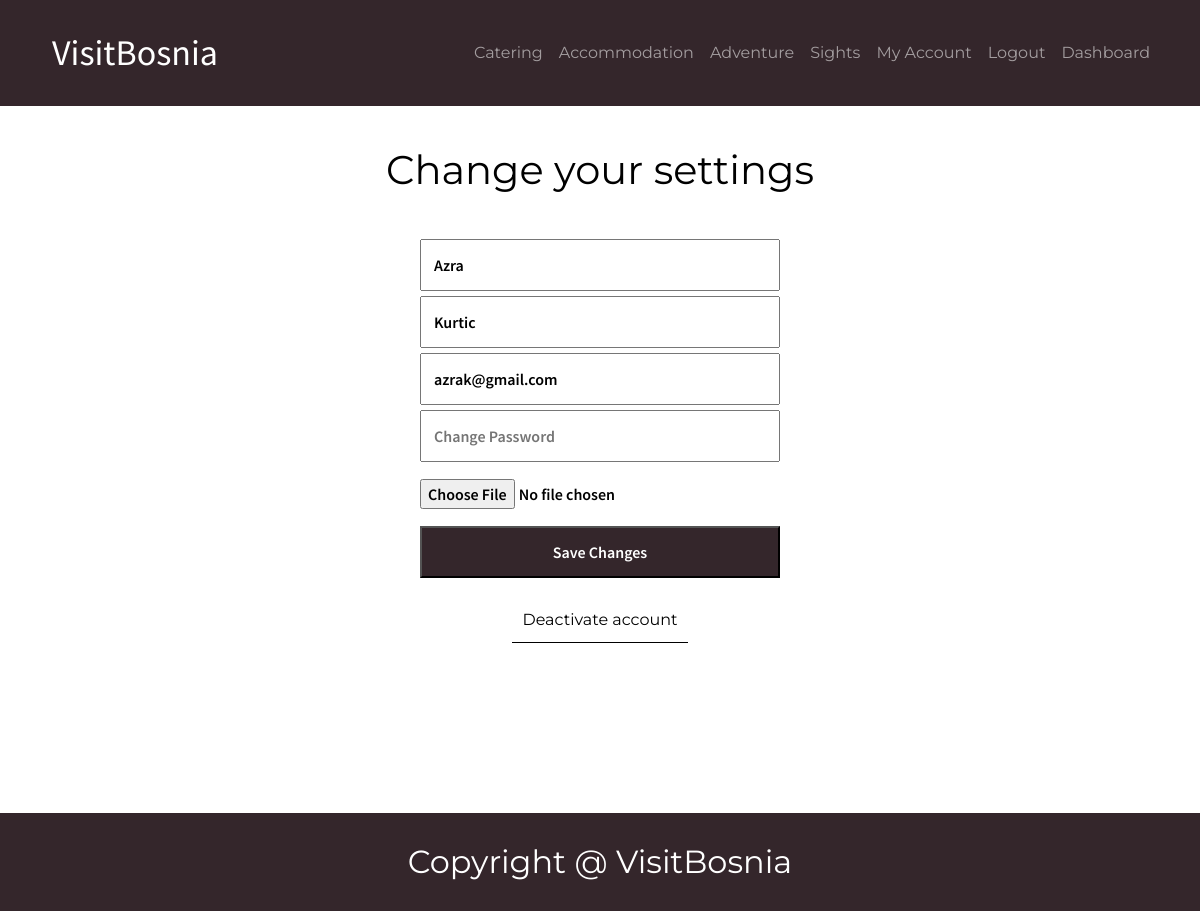
Screenshot of /AccountSettings/accountSettings.php (signed in) with the database file from the repository.
### tables this page shows
CREATE TABLE `type` (
  `tid` int(11) NOT NULL,
  `name` varchar(255) NOT NULL,
  `supertype` int(11) DEFAULT NULL,
  `picture` varchar(255) DEFAULT NULL
);

CREATE TABLE `user` (
  `uid` int(11) NOT NULL,
  `name` varchar(100) NOT NULL,
  `surname` varchar(100) NOT NULL,
  `email` varchar(255) NOT NULL,
  `phone` varchar(20) DEFAULT NULL,
  `dob` date NOT NULL,
  `image` varchar(255) DEFAULT NULL,
  `gender` varchar(6) DEFAULT NULL,
  `username` varchar(30) NOT NULL,
  `active` bit(1) NOT NULL DEFAULT b'1',
  `password` varchar(50) NOT NULL,
  `city` int(11) NOT NULL,
  `admin` bit(1) NOT NULL DEFAULT b'0',
  `startdate` date DEFAULT NULL
);

### AccountSettings/accountSettings.php (the view, shortened to what this page needs)
<?php
    require("../dbase.php");
    $userID = $_SESSION['user'];
    $userResults = mysqli_query($conn,"SELECT u.image,u.email, u.password, u.name, u.surname FROM user u WHERE u.uid = '$userID'");
    $user = mysqli_fetch_assoc($userResults);
?>
<!doctype html>
<html lang="en">
<head>
    <?php include("../Includes/head.php") ?>
    <link rel="stylesheet" href="accSettings.css">
    <link rel="stylesheet" href="../Includes/header.css" type="text/css">
    <link rel="stylesheet" href="../Includes/footer.css" type="text/css">
</head>
<body>
    <div class="hdr">
         <?php include("../Includes/header.php");?>
    </div>
    <main>
        <h1>Change your settings</h1>
        <form action="" method="POST" enctype="multipart/form-data">
            <input type="text" name="name" placeholder="Name" value="<?= $user['name'] ?? "" ?>">
            <input type="text" name="surname" placeholder="Surname" value="<?= $user['surname'] ?? "" ?>">
            <input type="text" name="email" placeholder="E-mail" value="<?= $user['email'] ?? "" ?>">
            <input id="password" type="password" name="password" placeholder="Change Password"">
            <input type="file" name="image" value="../images/ <?= $user['image'] ?>">
            <button type="submit">Save Changes</button>
        </form>
        <a class="deactivate-btn" href="../deactivate.php">Deactivate account</a>
    </main>
    <?php include("../Includes/footer.php");?>
</body>
</html>

### Includes/header.php (shortened to what this page needs)
<?php
$conn = mysqli_connect('localhost', 'root', '', 'visitbosnia');
$mainCategories = mysqli_query($conn, "SELECT t.tid,t.name FROM type t WHERE t.supertype IS NULL");
?>
<nav class="navbar navbar-expand-lg navbar-dark">
   <div class="container">
       <a class="navbar-brand" href="../Citypage/citypage.php">VisitBosnia</a>
       <div class="collapse navbar-collapse" id="navbarSupportedContent">
           <ul class="navbar-nav mr-auto">
               <?php while ($row = mysqli_fetch_assoc($mainCategories)): ?>
                   <li class="nav-item"><a class="nav-link" href="../Category/category.php?category=<?= $row['tid'] ?>"><?= $row['name'] ?></a></li>
               <?php endwhile; ?>
               <?php if (isset($_SESSION['auth'])): ?>
                   <li class="nav-item"><a class="nav-link" href="../Profile/profile.php">My Account</a></li>
                   <li class="nav-item"><a class="nav-link" href="../logout.php">Logout</a></li>
               <?php endif; ?>
               <?php if (isset($_SESSION['admin']) && $_SESSION['admin'] == 1): ?>
                   <li class="nav-item"><a class="nav-link" href="../Dashboard/dashboard.php">Dashboard</a></li>
               <?php endif; ?>
           </ul>
       </div>
   </div>
</nav>

### AccountSettings/accSettings.css (style rules this page uses)
* { padding: 0; margin: 0; box-sizing: border-box; }
body { font-family: 'Montserrat'; }
.hdr { background: #34262B; }
main h1 { text-align: center; color: black; font-family: 'Montserrat'; font-weight: 400; margin: 40px auto 40px; font-size: 40px; }
input[type=file] { padding: 12px 0; }
main form { width: 30%; margin: auto; }
main form input { width: 100%; padding: 12px; margin-top: 5px; font-family: 'Source Sans Pro'; color: black; font-weight: 600; }
main form button { width: 100%; background-color: #34262B; padding: 12px; font-family: 'Source Sans Pro'; color: white; font-weight: 600; margin-top: 5px; }
main { display: flex; flex-direction: column; margin-bottom: 70px; }
.deactivate-btn { text-align: center; color: #000000; margin: 20px auto; border-bottom: 1px solid #000000; }

### Includes/header.css (style rules this page uses)
.navbar-brand { font-family: "Source Sans Pro", sans-serif; color: #fff; text-decoration: none; font-size: 36px; }
.container { margin: 13px auto; }
.navbar-collapse { flex-grow: 0; margin: 0; text-align: center; }
a { font-family: "Montserrat", sans-serif; text-decoration: none; color: #fff; padding: 10px; margin: 0; }

### rows the page displays
type: name "Catering"
type: name "Accommodation"
type: name "Adventure"
type: name "Sights"
user: name "Azra", surname "Kurtic", email "azrak@gmail.com"
